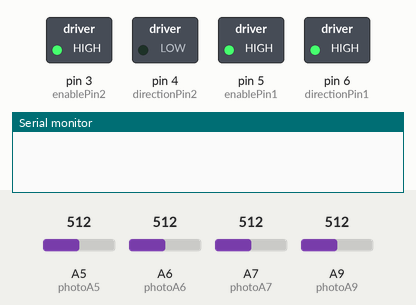
This sketch was run on a simulated Teensy 4. On the bench: switched loads named in the sketch (green lamp = pin HIGH), the last lines printed to the serial monitor. The test bench sets the inputs (shaded band); at power-on: A5 (photoA5) = 512, A6 (photoA6) = 512, A7 (photoA7) = 512, A9 (photoA9) = 512.

Above: at 1.2 s.
1.3 s: A5 (photoA5) set to 467
2.8 s: A5 (photoA5) set to 437
At 3.33 s:
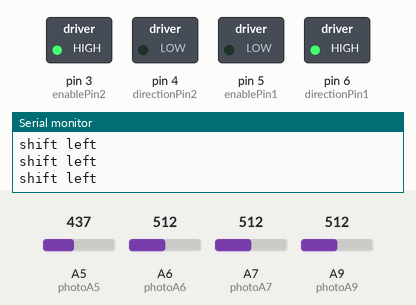
At 4.8 s:
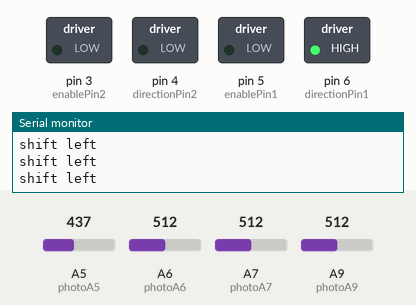
Timing chart, 0 to 6.3 s (numbered marks = the images above; inputs shaded):
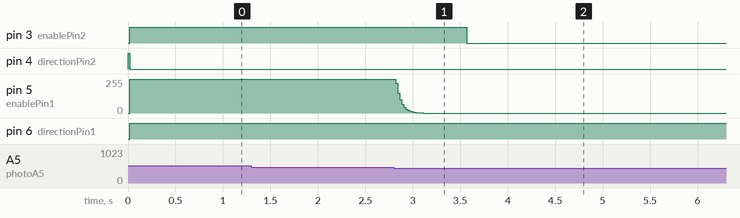

The sketch:

line_follow3.ino
```cpp
//Lab 2 Part 4
//Drives two DC motors
//Speed of motor is set in code
//CURRENTLY WHAT THIS DOES:
//TEENSY READS VALUES FROM THE PHOTOTRANSISTOR
//RUNS MOTORS

/*---------------Module Defines-----------------------------*/
//NEED TO FILL IN THESE VALUES
//low and high values defined for hysteresis

#define BLACK_THRESHOLD_LOW    40 //placeholder value
#define BLACK_THRESHOLD_HIGH   450  //placeholder value
#define GREY_THRESHOLD_LOW
#define GREY_THRESHOLD_HIGH
#define GREEN_THRESHOLD_LOW
#define GREEN_THRESHOLD_HIGH

//Teensy pins to connect to L293 enable and direction pins
const int enablePin1 = 5;    //set the enable pin to motor
const int directionPin1 = 6;  //set the direction pin to motor
const int enablePin2 = 3;
const int directionPin2 = 4;

//Teensy pins to connect to OPB704WZ phototransistor outupt
const int photoA9 = A9;
const int photoA8 = A8;
const int photoA7 = A7;
const int photoA6 = A6;
const int photoA5 = A5;

////Direction pin initializations
//int directionOutput1 = HIGH;  //initialize direction pin to HIGH
//int directionOutput2 = LOW;

//initialize variable to store phototransistor output value
int frontLineSensorLeft = 0;
int frontLineSensorRight = 0;
int backLineSensorLeft = 0;
int backLineSensorRight = 0;
int sideLineSensor = 0;

//set motor speed
float leftMotorSpeed = 500;
float rightMotorSpeed = 500;
float speedAdjust = 1.5;

/*---------------State Definitions--------------------------*/
typedef enum {
  STATE_MOVE_WEST, STATE_MOVE_EAST, STATE_MOVE_NORTH
} States_t;

/*---------------Module Variables---------------------------*/
States_t state;
int counter = 0;

void setup() {
  Serial.begin(9600);
  initializePins();
  state = STATE_MOVE_WEST;

}

void initializePins(){
  pinMode(directionPin1, OUTPUT); //set direction pin as output
  pinMode(directionPin2, OUTPUT); //set direction pin as output
  digitalWrite(directionPin1, LOW); //initialize direction pin 1 to HIGH
  digitalWrite(directionPin2, HIGH); //initialize direction pin 2 to LOW
}

void readLineSensors(){
//Teensy reads value from phototransistor in OPB704WZ
  frontLineSensorRight = analogRead(photoA7);
  frontLineSensorLeft = analogRead(photoA5);
  backLineSensorLeft = analogRead(photoA6);
  backLineSensorRight = analogRead(photoA9);
  sideLineSensor = analogRead(photoA5);
  //Serial.println(frontLineSensorLeft);
 //Serial.println(frontLineSensorRight);
}

void loop() {

 switch (state) {
    case STATE_MOVE_WEST:
       delay(20);
      stateWest();
      break;
    case STATE_MOVE_EAST:
      stateEast();
      break;
//    case STATE_MOVE_NORTH:
//      stateNorth();
//      break;
    default:    // Should never get into an unhandled state
      Serial.println("What is this I do not even...");
  }
}

void stateWest(){
   readLineSensors();
   runMotorsWest();
//   if (blackTape(sideLineSensor)) state = STATE_MOVE_EAST;
}

void stateEast(){
   runMotorsEast();
}

void runMotorsWest(){
  //Run the motors West: Motor 1 is positive, Motor 2 is negative
  adjustSpeedWest();
  analogWrite(enablePin1, leftMotorSpeed);
  digitalWrite(directionPin1, HIGH);
  analogWrite(enablePin2, rightMotorSpeed);
  digitalWrite(directionPin2, LOW);
//    Serial.println(rightMotorSpeed);
//  Serial.println(leftMotorSpeed);

}

void runMotorsEast(){
  //Run the motors West: Motor 1 is negative, Motor 2 is positive
  adjustSpeedEast();
  analogWrite(enablePin1, leftMotorSpeed);
  digitalWrite(directionPin1, HIGH);
  analogWrite(enablePin2, rightMotorSpeed);
  digitalWrite(directionPin2, LOW);
}

void adjustSpeedWest(){
//  Serial.println("debug2");
  if (blackTape(frontLineSensorLeft)) {
//    Serial.println("blackatpe");
    shiftLeft();

  }
  else if (blackTape(frontLineSensorRight)){
    shiftRight();
  }
}

void adjustSpeedEast(){
  if (blackTape(backLineSensorLeft)) {
    shiftRight();
  } else if (blackTape(backLineSensorRight)){
    shiftLeft();
  }
}

void shiftLeft(){
  rightMotorSpeed = rightMotorSpeed*speedAdjust;
  leftMotorSpeed = leftMotorSpeed/speedAdjust;
    Serial.println("shift left");

}

void shiftRight(){
  leftMotorSpeed = leftMotorSpeed*speedAdjust;
  rightMotorSpeed = rightMotorSpeed/speedAdjust;
    Serial.println("shift right");

}

unsigned char blackTape(int lineSensor){
  if (lineSensor > BLACK_THRESHOLD_LOW and lineSensor < BLACK_THRESHOLD_HIGH)
  return true;
  else return false;
}
```

Measured:
- the behaviour switches between 450 and 449 on A5 (photoA5) (found by bisection; images 0 and 1)
- after the input at 1.3 s, every drawn part: stays the same
- after the input at 2.8 s, pin 3 (enablePin2): HIGH → LOW after 0.77 s; pin 5 (enablePin1): moves from 255/255 to 0/255 over 0.29 s, starting at once
